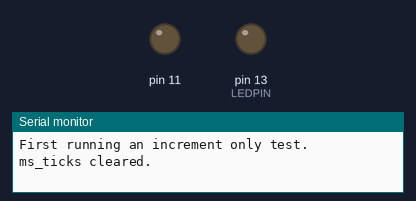
This sketch was run on a simulated Arduino Uno, built with avr-gcc and run on an emulated ATmega328P. Shown: output pins drawn as LEDs (lit = HIGH), the last lines printed to the serial monitor.

Above: at 0.1 s.
At 33.5 s:
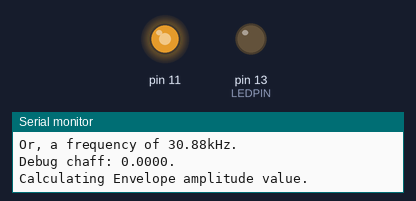
Timing chart, 0 to 35.0 s (numbered marks = the images above):
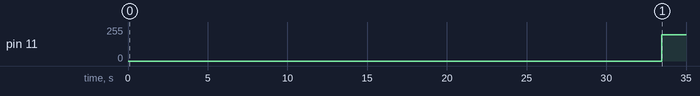

Measured:
- by itself, pin 11: 0/255 → 196/255 at 33.5 s

The sketch:

math_timing_test.ino
```cpp
// Arduino timer CTC interrupt example
//
// avr-libc library includes
//#include <avr/io.h>
//#include <avr/interrupt.h>
#include "math.h"

#define LEDPIN 13

//tick variable
double ms_ticks = 0;


void setup()
{
  Serial.begin(9600);
  pinMode(LEDPIN, OUTPUT);
  // initialize Timer1
  cli();          // disable global interrupts
  TCCR1A = 0;     // set entire TCCR1A register to 0
  TCCR1B = 0;     // same for TCCR1B

  // set compare match register to desired timer count:
  OCR1A = 16000;

  // turn on CTC mode:
  TCCR1B |= (1 << WGM12);

  // Set CS10 and CS12 bits for 1 prescaler:
  TCCR1B |= (1 << CS10);


  // enable timer compare interrupt:
  TIMSK1 |= (1 << OCIE1A);

  // enable global interrupts:
  sei();
}

void loop()
{
  // Do a control loop test
  Serial.println("\nFirst running an increment only test.\n");

  Serial.println("ms_ticks cleared.");
  volatile float accumulator = 0;
  ms_ticks = 0;
  for( long i = 0; i < 100000; i++ )
  {
    accumulator++;
  }
  Serial.println("100000 cycles complete.");
  Serial.print("Job took ");
  Serial.print(ms_ticks);
  Serial.println("ms.");
  Serial.print("That's like ");
  Serial.print(ms_ticks/100);
  Serial.println(" microseconds each!");
  Serial.print("Or, a frequency of ");
  Serial.print((float)1000000/(float)ms_ticks);
  Serial.println("kHz.");
  Serial.print("Debug chaff: ");
  Serial.print(accumulator, 4);
  Serial.println(".");

  //Now do a math function
  Serial.println("\nRunning a x^3 operation.\n");

  Serial.println("Clearing ms_ticks.");
  accumulator = 0;
  ms_ticks = 0;
  for( long i = 0; i < 100000; i++ )
  {
    accumulator = pow(accumulator, 3.0);
  }
  Serial.println("100000 cycles, captain.");
  Serial.print("Job took ");
  Serial.print(ms_ticks);
  Serial.println("ms.");
  Serial.print("That's like ");
  Serial.print(ms_ticks/100);
  Serial.println(" microseconds each!");
  Serial.print("Or, a frequency of ");
  Serial.print((float)1000000/(float)ms_ticks);
  Serial.println("kHz.");
  Serial.print("Debug chaff: ");
  Serial.print(accumulator, 4);
  Serial.println(".");

  //OK, now do some real math.
  Serial.println("\nCalculating Envelope amplitude value.\n");

  Serial.println("Clearing ms_ticks.");
  uint8_t x = 34;
  accumulator = 0;
  //for( long j = 0; j < 1000; j++ )
  //{
    //Serial.println("ok,");
    ms_ticks = 0;
    volatile uint8_t maxAmp = 255;
    volatile uint16_t timeVar = 500;
    volatile uint16_t timeScale = 1000;
    volatile int8_t powerScale = -62;

    for( long i = 0; i < 1000; i++ )
    {
      x++;
      accumulator = (uint16_t)(maxAmp*(float)pow(((float)timeVar/(float)timeScale), (exp((double)2*(float)powerScale/127))));
      analogWrite(11, accumulator);
    }
    volatile float debugTemp = (exp((double)2*(float)powerScale/127));
  //}
  Serial.println("1000 cycles, captain.");
  Serial.print("Job took ");
  Serial.print(ms_ticks);
  Serial.println("ms.");
  Serial.print("That's like ");
  Serial.print(ms_ticks);
  Serial.println(" microseconds each!");
  Serial.print("Or, a frequency of ");
  Serial.print((float)1000000/(float)ms_ticks);
  Serial.println("Hz.");
  Serial.print("Debug chaff: ");
  Serial.print(accumulator, 4);
  Serial.print(accumulator, 4);
  Serial.println(".");

  //tick timer forever
  ms_ticks = 0;
  while(1)
  {
    if( ms_ticks > 1000 )
    {
      ms_ticks = ms_ticks - 1000;
      // Toggle LED
      digitalWrite( LEDPIN, digitalRead(LEDPIN) ^ 1 );
      //Serial.println(ms_ticks);
    }
  }
}

ISR(TIMER1_COMPA_vect)
{
  ms_ticks++;
  //digitalWrite(LEDPIN, !digitalRead(LEDPIN));
}
```
